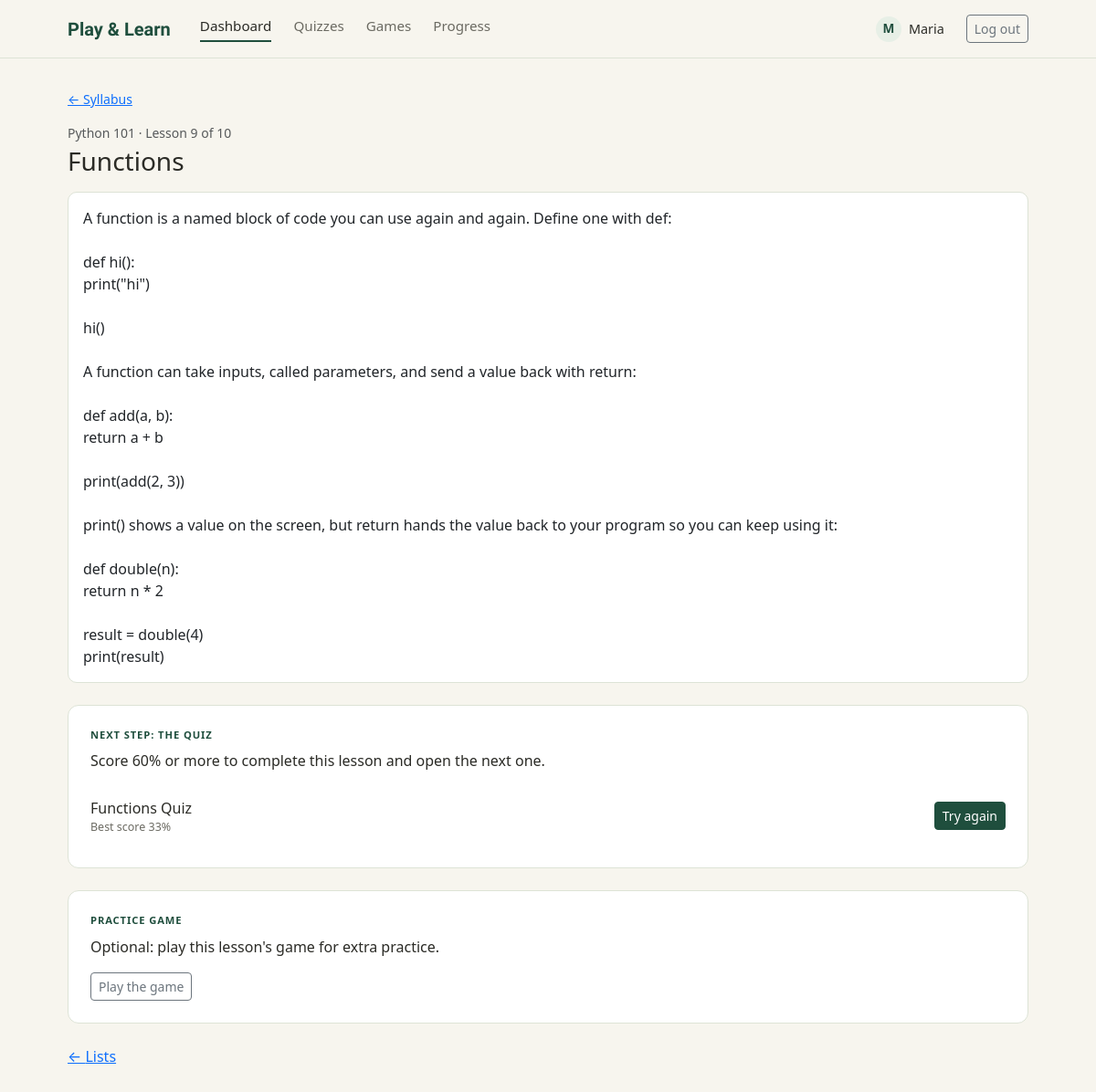
The page /student/lesson.php?id=37 (signed in) on the database its author committed.
### tables this page shows
CREATE TABLE `quizzes` (
  `quiz_id` int NOT NULL AUTO_INCREMENT,
  `lesson_id` int NOT NULL,
  `title` varchar(150) NOT NULL,
  PRIMARY KEY (`quiz_id`),
  KEY `lesson_id` (`lesson_id`),
  CONSTRAINT `quizzes_ibfk_1` FOREIGN KEY (`lesson_id`) REFERENCES `lessons` (`lesson_id`) ON DELETE CASCADE
);

CREATE TABLE `lessons` (
  `lesson_id` int NOT NULL AUTO_INCREMENT,
  `course_id` int NOT NULL,
  `title` varchar(150) NOT NULL,
  `content` text,
  `game_type` varchar(50) DEFAULT NULL,
  `game_data` json DEFAULT NULL,
  `sort_order` int DEFAULT '0',
  PRIMARY KEY (`lesson_id`),
  KEY `course_id` (`course_id`),
  CONSTRAINT `lessons_ibfk_1` FOREIGN KEY (`course_id`) REFERENCES `courses` (`course_id`) ON DELETE CASCADE
);

### includes/progress.php (called while the page is built, shortened)
<?php
function pl_course_lessons(PDO $pdo, int $courseId, int $studentId): array
{
    $stmt = $pdo->prepare(
        'SELECT lesson_id, title, sort_order, game_type FROM lessons
         WHERE course_id = ? ORDER BY sort_order, lesson_id'
    );
    $stmt->execute([$courseId]);
    $lessons = $stmt->fetchAll(PDO::FETCH_ASSOC);
    $stmt = $pdo->prepare(
        'SELECT q.quiz_id, q.lesson_id, q.title, COUNT(s.question_id) AS questions
         FROM quizzes q
         JOIN lessons l ON l.lesson_id = q.lesson_id
         LEFT JOIN questions s ON s.quiz_id = q.quiz_id
         WHERE l.course_id = ?
         GROUP BY q.quiz_id, q.lesson_id, q.title
         ORDER BY q.quiz_id'
    );
    $stmt->execute([$courseId]);
    $quizzesByLesson = [];
    foreach ($stmt->fetchAll(PDO::FETCH_ASSOC) as $q) {
        $quizzesByLesson[(int) $q['lesson_id']][] = [
            'quiz_id'   => (int) $q['quiz_id'],
            'title'     => $q['title'],
            'questions' => (int) $q['questions'],
        ];
    }
    $stmt = $pdo->prepare(
        'SELECT a.quiz_id, MAX(a.score) AS best
         FROM quiz_attempts a
         JOIN quizzes q ON q.quiz_id = a.quiz_id
         JOIN lessons l ON l.lesson_id = q.lesson_id
         WHERE a.student_id = ? AND l.course_id = ? AND a.score IS NOT NULL
         GROUP BY a.quiz_id'
    );
    $stmt->execute([$studentId, $courseId]);
    $best = [];
    foreach ($stmt->fetchAll(PDO::FETCH_ASSOC) as $row) {
        $best[(int) $row['quiz_id']] = (float) $row['best'];
    }
    $stmt = $pdo->prepare(
        'SELECT p.lesson_id, p.status FROM lesson_progress p
         JOIN lessons l ON l.lesson_id = p.lesson_id
         WHERE p.student_id = ? AND l.course_id = ?'
    );
    $stmt->execute([$studentId, $courseId]);
    $progress = [];
    foreach ($stmt->fetchAll(PDO::FETCH_ASSOC) as $row) {
        $progress[(int) $row['lesson_id']] = $row['status'];
    }
    $earlierDone = true;
    $currentFound = false;
    foreach ($lessons as &$lesson) {
        $id = (int) $lesson['lesson_id'];
        $lesson['lesson_id'] = $id;
        $lesson['quizzes'] = [];
        $lesson['quiz_count'] = 0;
        foreach ($quizzesByLesson[$id] ?? [] as $q) {
            $q['best'] = $best[$q['quiz_id']] ?? null;
            $q['passed'] = $q['best'] !== null && $q['best'] >= PL_PASS_PERCENT;
            $lesson['quizzes'][] = $q;
        }
        $lesson['status'] = $progress[$id] ?? 'not_started';
        $done = $lesson['status'] === 'completed';
        $lesson['locked'] = PL_LOCK_FUTURE_LESSONS && !$earlierDone && !$done;
        $lesson['is_current'] = !$done && !$currentFound;
        if ($lesson['is_current']) {
            $currentFound = true;
        }
        $earlierDone = $earlierDone && $done;
    }
    return $lessons;
}
function pl_lesson_context(PDO $pdo, int $lessonId, int $studentId): ?array
{
    $stmt = $pdo->prepare(
        'SELECT l.lesson_id, l.course_id, l.content, c.title AS course_title
         FROM lessons l JOIN courses c ON c.course_id = l.course_id
         WHERE l.lesson_id = ?'
    );
    $stmt->execute([$lessonId]);
    $row = $stmt->fetch(PDO::FETCH_ASSOC);
    $lessons = pl_course_lessons($pdo, (int) $row['course_id'], $studentId);
    foreach ($lessons as $i => $lesson) {
        if ($lesson['lesson_id'] === $lessonId) {
            return [
                'lesson'  => $lesson + [
                    'content'      => $row['content'],
                    'course_id'    => (int) $row['course_id'],
                    'course_title' => $row['course_title'],
                ],
                'lessons' => $lessons,
                'prev'    => $lessons[$i - 1] ?? null,
                'next'    => $lessons[$i + 1] ?? null,
            ];
        }
    }
    return null;
}
function pl_playable_quizzes(array $lesson): array
{
    return array_values(array_filter($lesson['quizzes'], function ($q) {
        return $q['questions'] > 0;
    }));
}

### includes/games.php (called while the page is built, shortened)
<?php
function pl_playable_game(?string $type, ?string $json): ?array
{
    $data = json_decode($json, true);
    $keys = PL_GAME_TYPES[$type]['keys'];
    $pairs = [];
    foreach ($data['pairs'] as $p) {
        if (is_array($p) && isset($p[$keys[0]], $p[$keys[1]]) && $p[$keys[0]] !== '' && $p[$keys[1]] !== '') {
            $pairs[] = [$keys[0] => (string) $p[$keys[0]], $keys[1] => (string) $p[$keys[1]]];
        }
    }
    return count($pairs) >= PL_GAME_MIN_PAIRS ? $data + ['pairs' => $pairs] : null;
}

### student/lesson.php (the view, shortened to what this page needs)
<?php
require __DIR__ . '/../config/db.php';
require __DIR__ . '/../includes/progress.php';
require __DIR__ . '/../includes/games.php';
$student_id = (int) $_SESSION['user_id'];
$lesson_id  = (int) ($_GET['id'] ?? 0);
$ctx = pl_lesson_context($pdo, $lesson_id, $student_id);
$lesson = $ctx['lesson'];
$syllabus_url = '/student/syllabus.php?course_id=' . $lesson['course_id'];
$review = $lesson['status'] === 'completed';
$quizzes = pl_playable_quizzes($lesson);
$stmt = $pdo->prepare('SELECT game_type, game_data FROM lessons WHERE lesson_id = ?');
$stmt->execute([$lesson_id]);
$g = $stmt->fetch();
$has_game = pl_playable_game($g['game_type'] ?? null, $g['game_data'] ?? null) !== null;
$position = 1;
foreach ($ctx['lessons'] as $i => $l) {
    if ($l['lesson_id'] === $lesson_id) { $position = $i + 1; }
}
require __DIR__ . '/../includes/header.php';
?>
<link rel="stylesheet" href="/assets/css/play.css">
<a class="small d-inline-block mb-3" href="<?= htmlspecialchars($syllabus_url) ?>">&larr; Syllabus</a>
<p class="text-muted small mb-1"><?= htmlspecialchars($lesson['course_title']) ?> &middot; Lesson <?= $position ?> of <?= count($ctx['lessons']) ?></p>
<h1 class="h3 mb-3"><?= htmlspecialchars($lesson['title']) ?></h1>
<div class="card pl-card mb-4">
    <div class="card-body">
        <?= nl2br(htmlspecialchars($lesson['content'] ?? 'No content yet.')) ?>
    </div>
</div>
<section class="pl-panel mb-4" id="lesson-next-step">
    <?php if ($quizzes): ?>
        <p class="pl-eyebrow"><?= $review ? 'Quiz' : 'Next step: the quiz' ?></p>
        <?php if (!$review): ?>
            <p class="mb-3">Score <?= PL_PASS_PERCENT ?>% or more to complete this lesson and open the next one.</p>
        <?php endif; ?>
        <ul class="pl-quiz-list">
            <?php foreach ($quizzes as $q): ?>
                <li>
                    <span>
                        <?= htmlspecialchars($q['title']) ?>
                        <span class="pl-quiz-lesson">
                            <?= $q['best'] !== null ? 'Best score ' . (int) round($q['best']) . '%' . ($q['passed'] ? ' · passed' : '') : 'Not taken yet' ?>
                        </span>
                    </span>
                    <a class="btn <?= $q['passed'] ? 'btn-outline-secondary' : 'btn-pl-primary' ?> btn-sm"
                       href="/student/quiz.php?quiz_id=<?= (int) $q['quiz_id'] ?>"><?= $q['passed'] ? 'Practice' : ($q['best'] !== null ? 'Try again' : 'Take the quiz') ?></a>
                </li>
            <?php endforeach; ?>
        </ul>
    <?php endif; ?>
</section>
<?php if ($has_game): ?>
    <section class="pl-panel mb-4">
        <p class="pl-eyebrow">Practice game</p>
        <p class="mb-3">Optional: play this lesson's game for extra practice.</p>
        <a class="btn btn-outline-secondary btn-sm" href="/student/game.php?type=<?= urlencode((string) $g['game_type']) ?>&amp;lesson_id=<?= $lesson_id ?>">Play the game</a>
    </section>
<?php endif; ?>
<div class="d-flex justify-content-between">
    <?php if ($ctx['prev']): ?>
        <a href="/student/lesson.php?id=<?= (int) $ctx['prev']['lesson_id'] ?>">&larr; <?= htmlspecialchars($ctx['prev']['title']) ?></a>
    <?php else: ?><span></span><?php endif; ?>
</div>
<?php require __DIR__ . '/../includes/footer.php'; ?>

### assets/css/style.css (style rules this page uses)
:root { --pl-cream: #F7F5EE; --pl-green-dark: #1F4E3D; --pl-green-mid: #2F6B4F; --pl-green-pale: #E7EFE6; --pl-border: #DDE3D6; --pl-text: #2B2B26; --pl-text-muted: #6B6A62; }
body { background: var(--pl-cream); color: var(--pl-text); font-family: 'Segoe UI', system-ui, -apple-system, sans-serif; }
.pl-card { background: #fff; border: 1px solid var(--pl-border); border-radius: 10px; }
.btn-pl-primary { background: var(--pl-green-dark); border-color: var(--pl-green-dark); color: #fff; }

### assets/css/play.css (style rules this page uses)
:root { --plx-wrong: #A8402F; --plx-wrong-pale: #F8E9E5; --plx-code-bg: #F4F2EA; --plx-track: #ECE9DC; --plx-matched-bg: #E8EFE5; --plx-matched-border: #A9C0AE; --plx-mono: ui-monospace, SFMono-Regular, Menlo, Consolas, 'Courier New', monospace; --plx-serif: Georgia, 'Times New Roman', serif; }
.pl-eyebrow { margin: 0 0 0.5rem; font-size: 0.7rem; font-weight: 700; letter-spacing: 0.08em; text-transform: uppercase; color: var(--pl-green-dark, #1F4E3D); }
.pl-panel { padding: 1.5rem; background: #fff; border: 1px solid var(--pl-border, #DDE3D6); border-radius: 12px; }
.pl-panel + .pl-panel { margin-top: 1rem; }
.pl-quiz-list { margin: 0; padding: 0; list-style: none; }
.pl-quiz-list li { display: flex; align-items: center; justify-content: space-between; gap: 1rem; padding: 0.7rem 0; border-top: 1px solid var(--pl-border, #DDE3D6); }
.pl-quiz-list li:first-child { border-top: 0; }
.pl-quiz-list .pl-quiz-lesson { display: block; font-size: 0.78rem; color: var(--pl-text-muted, #6B6A62); }

### rows shown on the page
quizzes: title "Functions Quiz", best "33"
lessons: title "Lists"

### other values the page prints
substr($user['first_name'] ?? '?', 0, 1) "M"
$user['first_name'] "Maria"
$lesson['course_title'] "Python 101"
$position "9"
count($ctx['lessons']) "10"
$lesson['title'] "Functions"
PL_PASS_PERCENT "60"
